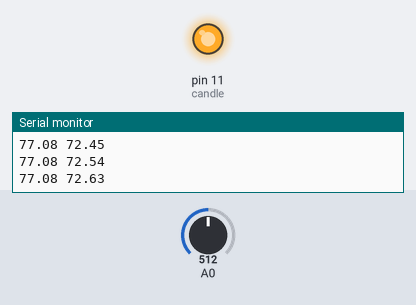
The sketch below on a simulated Arduino Uno, built with avr-gcc and run on an emulated ATmega328P. Parts: output pins drawn as LEDs (lit = HIGH), the last lines printed to the serial monitor. The test bench sets the inputs (shaded band); at power-on: A0 = 512.

Above: at 1.7 s.
1.8 s: A0 set to 306
At 2.7 s:
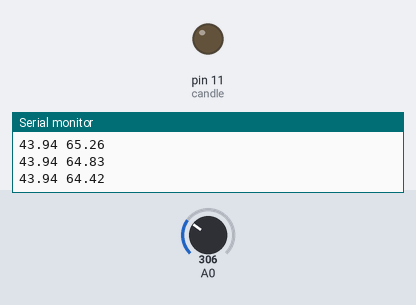
3.3 s: A0 set to 383
6.3 s: A0 set to 395
At 6.8 s:
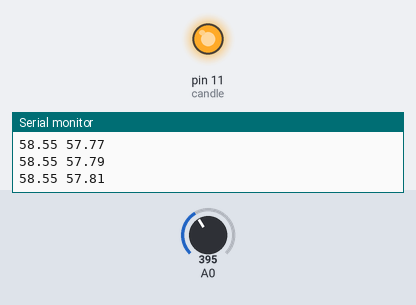
7.8 s: A0 set to 122
At 8.8 s:
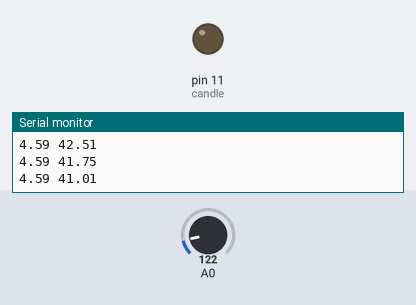
Timing chart, 0 to 21.1 s (numbered marks = the images above; inputs shaded):
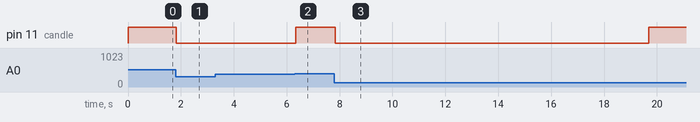

Measured:
- the behaviour switches between 394 and 395 on A0 (found by bisection; images 1 and 2)
- after the input at 1.8 s, pin 11 (candle): HIGH → LOW at once
- after the input at 6.3 s, pin 11 (candle): LOW → HIGH after 0.05 s
- after the input at 7.8 s, pin 11 (candle): HIGH → LOW at once, → HIGH 11.8 s later

The sketch:

Candle.ino
```cpp
/* Enhanced Temp sensor based on thermistor
    Expected to be used with the hot-wire wind gauge experiment.
    This means the thermistor is in contact with a hot resistor.
    Moving air will cause the resistor temp to dip.
    This version computes a fast and slow temperature average
    The fast average indicates current temperature
    The slow average indicates long term average
    Candle:  if current temp (fast) dips below long term
    average temp (slow) by an amount deltaT, it indicates there
    has been an increase in wind temp.  Turn off the candle LED
    UW ESP4T
*/
float ASlow = .02;    //controls responsiveness of moving average
float AFast = .7;
float slowAverage = 70.;  //avg temp initial guess
float fastAverage = 70;   //instantaneous temp initial guess
int candle = 11;           //candle LED pin number
float deltaT = .5;        //temp difference to blow out candle

void setup()
{
  Serial.begin(115200);
  pinMode(candle, OUTPUT);
  digitalWrite(candle, HIGH); //start with candle "on"
  //Optional; quickly clears any garbage values from plotter image
  for (int k = 0; k < 500; k++) {
    Serial.print(slowAverage); Serial.print(" ");
    Serial.println(slowAverage);
  }
}
void loop()
{
  int vDivider = analogRead(A0);                    //read voltage divider output
  float Rt = 10000.0 * ((1023.0 / vDivider - 1));   //thermistor resistance
  float logRt = log(Rt);
  //Use Steinhart-Hart equation to compute temp - Result in degrees Kelvin
  float tempK = 1 / (0.001129148 + (0.000234125 + (0.0000000876741 * logRt * logRt)) * logRt);
  float tempC = tempK - 273.15;            // Convert Kelvin to Celsius
  float tempF = (tempC * 9.0) / 5.0 + 32.0; // Convert Celsius to Fahrenheit

  slowAverage = ASlow * tempF + (1. - ASlow) * slowAverage;           //running avg temp
  fastAverage = AFast * tempF + (1. - AFast) * fastAverage;           //running avg temp
  if (fastAverage < slowAverage - deltaT) digitalWrite(candle, LOW);  //blows out candle
  else digitalWrite(candle, HIGH);

  //output results: formatted for best use in Serial Plotter
  Serial.print(fastAverage); Serial.print(" ");
  Serial.println(slowAverage);
  delay(50);
}
```
